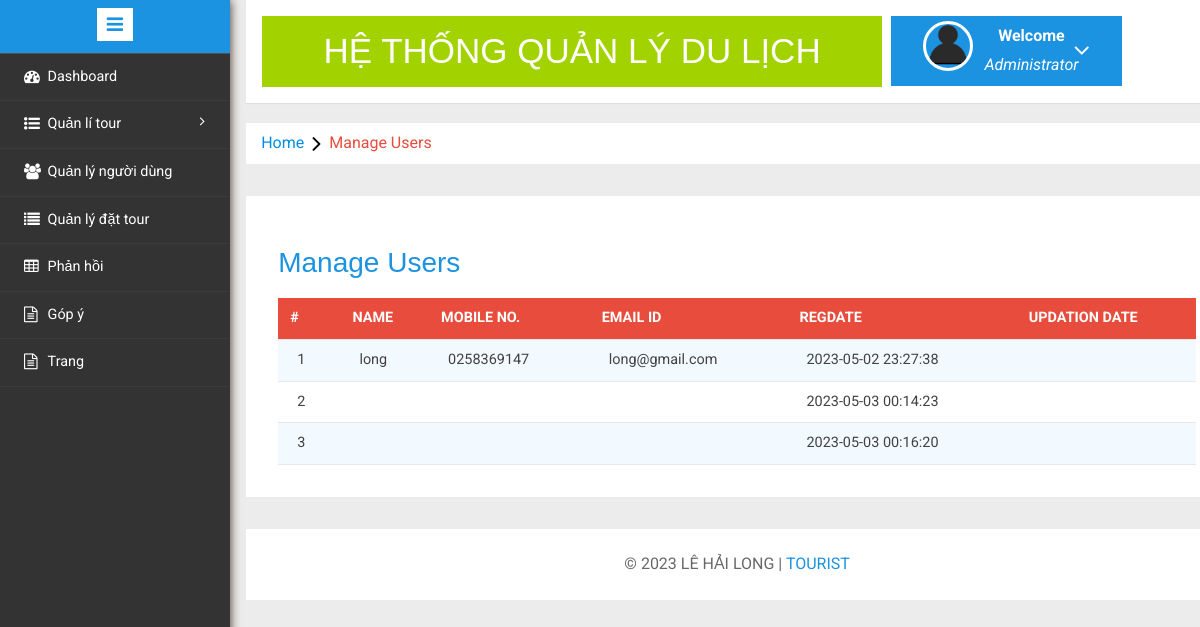
Page /tms/admin/manage-users.php (signed in) on the committed database.
### tables this page shows
CREATE TABLE `tblusers` (
  `id` int(11) NOT NULL,
  `FullName` varchar(100) DEFAULT NULL,
  `MobileNumber` char(10) DEFAULT NULL,
  `EmailId` varchar(70) DEFAULT NULL,
  `Password` varchar(100) DEFAULT NULL,
  `RegDate` timestamp NULL DEFAULT current_timestamp(),
  `UpdationDate` timestamp NULL DEFAULT NULL ON UPDATE current_timestamp()
);

### tms/admin/manage-users.php (the view, shortened to what this page needs)
<?php
include('includes/config.php');
if(strlen($_SESSION['alogin'])==0)
	{
header('location:index.php');
}
else{
	?>
<!DOCTYPE HTML>
<html>
<head>
<link href="css/bootstrap.min.css" rel='stylesheet' type='text/css' />
<link href="css/style.css" rel='stylesheet' type='text/css' />
<link rel="stylesheet" href="css/morris.css" type="text/css"/>
<link href="css/font-awesome.css" rel="stylesheet">
<link rel="stylesheet" type="text/css" href="css/table-style.css" />
<link rel="stylesheet" type="text/css" href="css/basictable.css" />
<link rel="stylesheet" href="css/icon-font.min.css" type='text/css' />
</head>
<body>
   <div class="page-container">
<div class="left-content">
	   <div class="mother-grid-inner">
				<?php include('includes/header.php');?>
				</div>
<ol class="breadcrumb">
                <li class="breadcrumb-item"><a href="index.html">Home</a><i class="fa fa-angle-right"></i>Manage Users</li>
            </ol>
<div class="agile-grids">
				<div class="agile-tables">
					<div class="w3l-table-info">
					  <h2>Manage Users</h2>
					    <table id="table">
						<thead>
						  <tr>
						  <th>#</th>
							<th>Name</th>
							<th type="tel">Mobile No.</th>
							<th>Email Id</th>
							<th>RegDate </th>
							<th>Updation Date</th>
						  </tr>
						</thead>
						<tbody>
<?php $sql = "SELECT * from tblusers";
$query = $dbh -> prepare($sql);
$query->execute();
$results=$query->fetchAll(PDO::FETCH_OBJ);
$cnt=1;
if($query->rowCount() > 0)
{
foreach($results as $result)
{				?>
						  <tr>
							<td><?php echo htmlentities($cnt);?></td>
							<td><?php echo htmlentities($result->FullName);?></td>
							<td><?php echo htmlentities($result->MobileNumber);?></td>
							<td><?php echo htmlentities($result->EmailId);?></td>
							<td><?php echo htmlentities($result->RegDate);?></td>
							<td><?php echo htmlentities($result->UpdationDate);?></td>
						  </tr>
						 <?php $cnt=$cnt+1;} }?>
						</tbody>
					  </table>
					</div>
			</div>
<?php include('includes/footer.php');?>
</div>
</div>
						<?php include('includes/sidebarmenu.php');?>
							</div>
</body>
</html>
<?php } ?>

### tms/admin/css/table-style.css (style rules this page uses)
table { background: white; border-collapse: collapse; margin: 1.25em 0 0; width: 100%; }
table tr, table th, table td { border: none; border-bottom: 1px solid #e8e8e8; font-size: .95em; }
table th, table td { padding: 10px 12px; text-align: left; }
table th { background: #e74c3c; color: #fff; text-transform: uppercase; }
table tr td { background: #f3faff; color: #424242; }
table tr:nth-of-type(2n+2) td { background: #ffffff; }
table { width: 100%; }

### rows in the picture
tblusers: FullName "long", MobileNumber "0258369147", EmailId "long@gmail.com", RegDate "2023-05-02 23:27:38"
tblusers: RegDate "2023-05-03 00:14:23"
tblusers: RegDate "2023-05-03 00:16:20"
